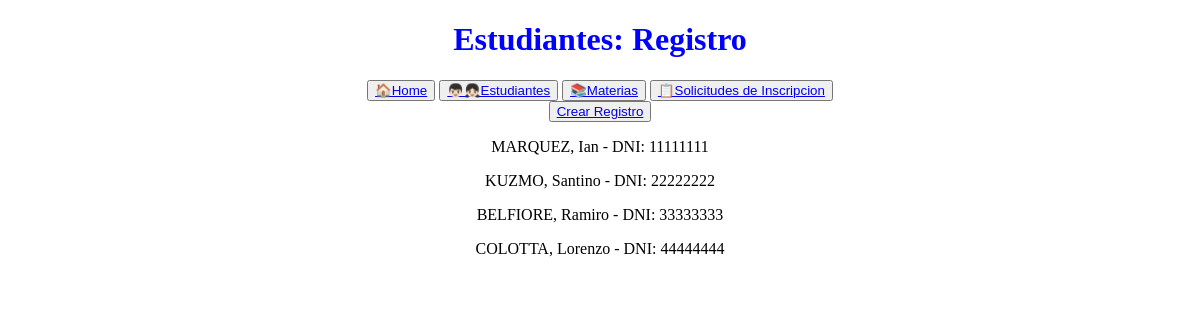
/estudiante/list/, run on an earlier commit of the app's database.
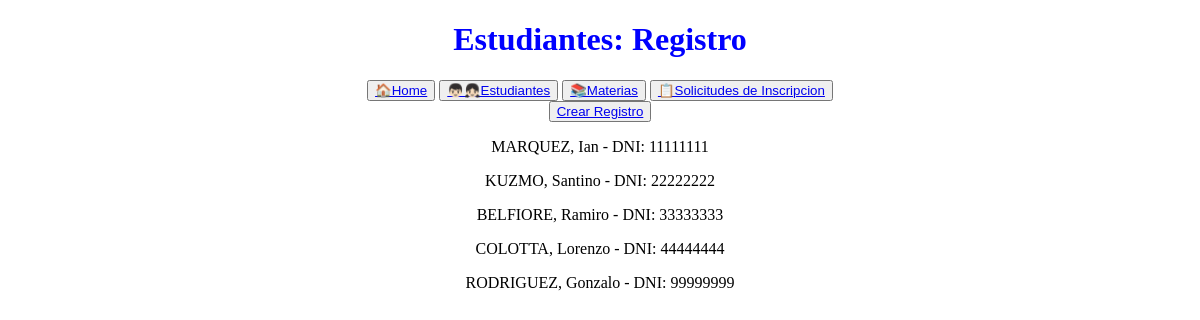
And on a later commit of the database.
### universidad/models.py (models this page shows, shortened)
class Estudiante(models.Model):
    nombre = models.CharField(max_length=30)
    apellido = models.CharField(max_length=30)
    dni = models.CharField(max_length=8)
    fecha_de_nacimiento = models.DateField()
    email = models.CharField(max_length=50)

### universidad/views.py (the view)
# urls.py: path('estudiante/list/', views.estudiante_list, name="estudiante_list"),
def estudiante_list(request):
    query = Estudiante.objects.all()
    context = {"object_list": query}
    return render(request, "universidad/estudiante_list.html", context)

### universidad/templates/universidad/estudiante_list.html
{% extends 'universidad/base.html' %}
{% block header %}
    Estudiantes: Registro
{% endblock header %}
{% block main %}
    <button>
        <a href="{% url 'estudiante_create' %}">Crear Registro</a>
    </button>
    {% for object in object_list %}
        <p>{{ object.apellido | upper }}, {{ object.nombre }} - DNI: {{ object.dni }}</p>
    {% empty %}
        <p>No hay registros de estudiantes</p>
    {% endfor %}
{% endblock main %}

### universidad/templates/universidad/base.html (shortened to what this page needs)
<!DOCTYPE html>
<html lang="es">
<head>
</head>
<body>
    <header>
        <h1 style="color: blue;text-align: center;">
            {% block header %}
            {% endblock header %}
        </h1>
    </header>
    <nav style="text-align: center;">
        {% include 'universidad/navbar.html' %}
    </nav>
    <main style="text-align: center;">
        {% block main %}
        {% endblock main %}
    </main>
</body>
</html>

### universidad/templates/universidad/navbar.html
<button><a href="{% url 'index' %}">🏠Home</a></button>
<button><a href="{% url 'estudiante_list' %}">👦🏻👧🏻Estudiantes</a></button>
<button><a href="{% url 'materia_list' %}">📚Materias</a></button>
<button><a href="{% url 'solicitud_list' %}">📋Solicitudes de Inscripcion</a></button>

What changed in the data, as far as the page shows it:
added Estudiante: apellido "RODRIGUEZ", nombre "Gonzalo", dni "99999999"
